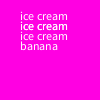
Frame 1 (no input)
Frame 60 (the mouse pressed at the canvas centre just before this capture): identical to frame 1, image omitted
Frame 120 (the mouse held since frame 60 and released just before this capture): identical to frame 1, image omitted

The Processing sketch that drew this single still picture (run headless with seeded random() and noise(); from frame 60 on, the mouse is pressed at the canvas centre):

// Processing sketch: banana_split
// ── banana_split.pde
   int x = 20;
   int y = 20;
  
    void setup(){


    }

    void draw(){
       background(#FF00E2);
      int y = 20;
for (int i = 0; i<2; i++){
 text("ice cream",x ,y);
 y = y + 10;
  text("ice cream",x ,y);
}
text("banana",20,50);

    }
